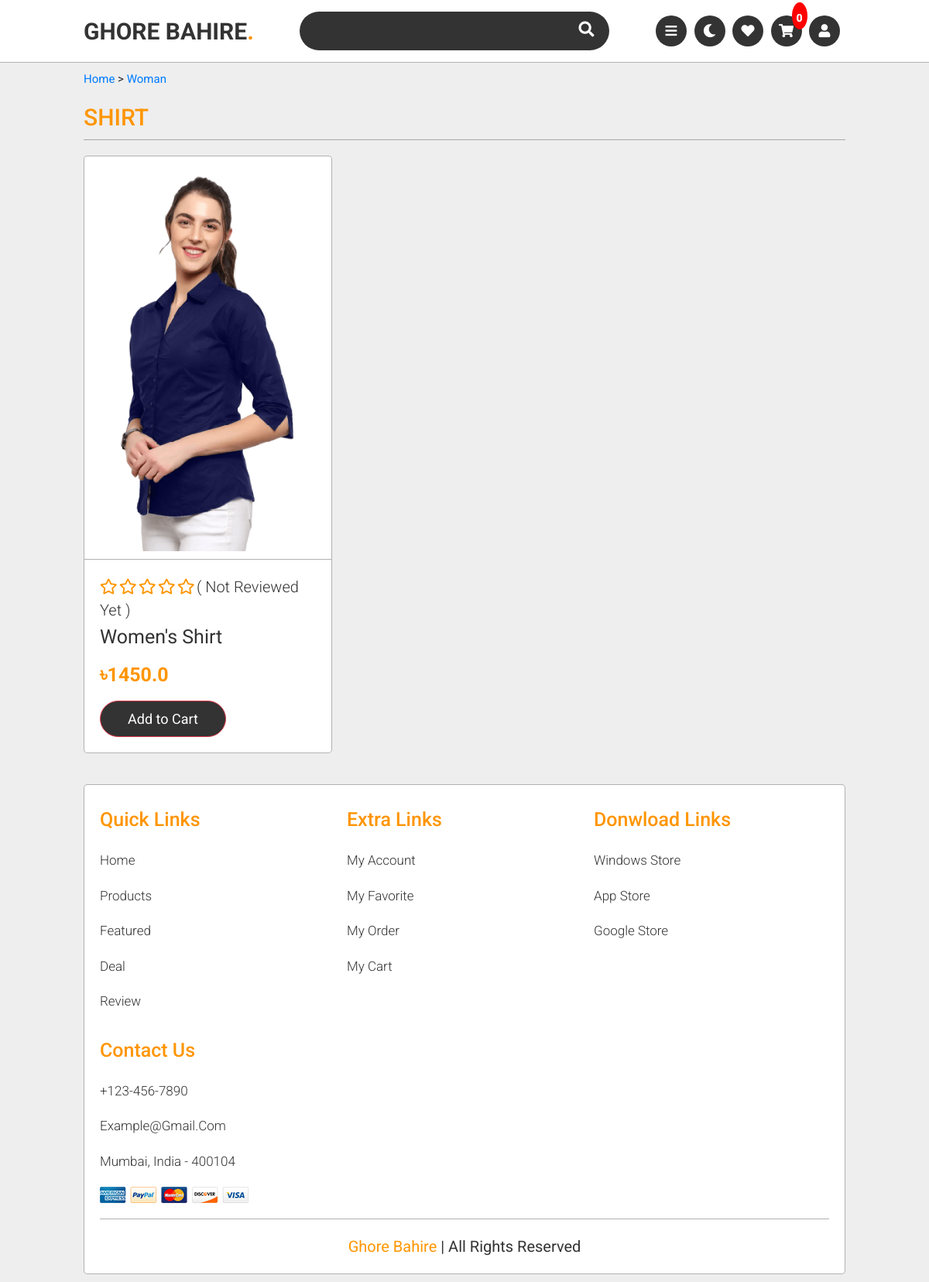
The page /category/woman/ on the database its author committed.
### store/models.py (models this page shows, shortened)
class Product(models.Model):
    FOR = (
        ('woman','Woman'),
        ('man', 'Man')
    )
    shopowner = models.ForeignKey(ShopOwner, null=True, on_delete= models.CASCADE)
    name = models.CharField(max_length=200,blank = True, null=True)
    price = models.FloatField(default=0,null=True)
    category = models.ManyToManyField(Category)
    description = models.CharField(max_length=2000, null=True,blank=True)
    date_created = models.DateTimeField(auto_now_add=True, null=True)
    quantity = models.CharField(max_length=100,blank = True, null=True)
    digital = models.BooleanField(default=False, null=True, blank=False)
    color = models.ManyToManyField(Color)
    size = models.ManyToManyField(Size)
    stock = models.IntegerField(default=0, null = True,blank = True)
    discount = models.IntegerField(default=0, null = True,blank = True)
    discount_amount = models.FloatField(default=0, null = True,blank = True)
    rate = models.FloatField(default=0, null = True,blank = True)
    featured = models.BooleanField(default=False,blank=True,null=True)
    c_for = models.CharField(max_length=200,blank=True, null=True,choices=FOR)

class Category(models.Model):
    name = models.CharField(max_length=200, null=True)

class ProductImages(models.Model):
    product =  models.ForeignKey(Product, null=True, on_delete= models.CASCADE)
    img = models.ImageField(default="product-pic.jpg",null = True,blank = True)

### store/views.py (the view)
# urls.py: path('category/<str:c_for>/',views.categoryView, name="category_view"),
def categoryView(request,*args,**kwargs):
    if request.user.is_authenticated:
        customer = request.user.customer
        order, created = Order.objects.get_or_create(customer=customer, complete=False)
        cartItems = order.get_cart_items
    else:
        cookieData = cookieCart(request)
        cartItems = cookieData['cartItems']
    products = Product.objects.filter(*args,**kwargs)
    categorys = Category.objects.all()
    c_for = kwargs.pop('c_for')
    for i in categorys:
        i.products = products.filter(category = i)
        for j in i.products:
            j.images = ProductImages.objects.filter(product = j)[:1]
            j.total_review = Review.objects.filter(product = j).count()
    context = {
        'c_for':c_for,
        'categorys':categorys,
        'i.products':i.products,
        'j.images':j.images,
        'j.total_review':j.total_review,
        'cartItems':cartItems
        }
    return render(request, "store/categoryview.html",context)

### store/utils.py (called while the page is built, shortened)
def cookieCart(request):
    try:
        cart = json.loads(request.COOKIES['cart'])
    except:
        cart = {}
    items = []
    order = {'get_cart_total':0, 'get_cart_items':0,'shipping':False}
    cartItems = order['get_cart_items']
    return {"cartItems":cartItems,"order":order,"items":items}

### store/templates/store/categoryview.html (shortened to what this page needs)
{% extends 'main.html' %}
{% block main %}
<section class="products" id="products">
    <p><a href="{% url 'store:store' %}">Home</a> > <a href="/{{c_for}}">{{c_for}}</a></p>
    {% for i in categorys %}
    {% if i.products %}
    <a href="/category/{{c_for}}/{{i.id}}"><h1 class="heading">  <span> {{i.name}}</span> </h1></a>
<div class="swiper-container product-slider gap">
    <div class="swiper-wrapper">
        {% for j in i.products %}
        <div class="swiper-slide">
            <div class="slide">
                <div class="image">
                    {% for k in j.images %}
                        <img src="{{ k.img.url }}" alt="">
                    {% endfor %}
                </div>
                <div class="content">
                    <div class="stars">
                        {% if j.rate <= 0 %}
                        <i class="far fa-star"></i>
                        <i class="far fa-star"></i>
                        <i class="far fa-star"></i>
                        <i class="far fa-star"></i>
                        <i class="far fa-star"></i>
                        {% elif j.rate <= 1 %}
                        <i class="fas fa-star"></i>
                        <i class="far fa-star"></i>
                        <i class="far fa-star"></i>
                        <i class="far fa-star"></i>
                        <i class="far fa-star"></i>
                        {% elif j.rate <= 2 %}
                        <i class="fas fa-star"></i>
                        <i class="fas fa-star"></i>
                        <i class="far fa-star"></i>
                        <i class="far fa-star"></i>
                        <i class="far fa-star"></i>
                        {% elif j.rate <= 3 %}
                        <i class="fas fa-star"></i>
                        <i class="fas fa-star"></i>
                        <i class="fas fa-star"></i>
                        <i class="far fa-star"></i>
                        <i class="far fa-star"></i>
                        {% elif j.rate <= 4 %}
                        <i class="fas fa-star"></i>
                        <i class="fas fa-star"></i>
                        <i class="fas fa-star"></i>
                        <i class="fas fa-star"></i>
                        <i class="far fa-star"></i>
                        {% else %}
                        <i class="fas fa-star"></i>
                        <i class="fas fa-star"></i>
                        <i class="fas fa-star"></i>
                        <i class="fas fa-star"></i>
                        <i class="fas fa-star"></i>
                        {% endif %}
                        <span>( {% if j.total_review == 0 %} Not reviewed yet {% else %} {{j.total_review}} reviews {% endif %} )</span>
                    </div>
                    <h3>{{j.name}}</h3>
                    <div class="price">&#2547;{{j.price}} {% if j.discount > 0 %} <span>&#2547;{{ j.demo_price }}</span> {% endif %} </div>
                    {% if j.stock <= 0 %}
                    <button class="btn btn-outline-danger btn-disabled">Add to Cart</button>
                    {% else %}
                    <button data-product={{j.id}} data-action="add" class="btn update-cart">add to cart</button>
                    {% endif %}
                </div>
            </div>
        </div>
        {% endfor %}
    </div>
</div>
{% endif %}
{% endfor %}
</section>
{% endblock %}

### static/css/style.css (style rules this page uses)
:root { --orange:#ff9500; --white-color:#fff; --black-color:#333; --light-color:rgba(0,0,0,.3); }
* { font-family: 'Roboto', sans-serif; margin:0; padding:0; box-sizing: border-box; outline: none; border:none; text-decoration: none; text-transform: capitalize; transition:.2s linear; }
html { font-size: 62.5%; overflow-x: hidden; scroll-padding-top: 7.5rem; scroll-behavior: smooth; }
body { background:#eee; }
section { padding:1rem 9%; }
.heading { padding:1rem 0; margin-bottom: 2rem; border-bottom: .1rem solid var(--light-color); font-size: 3rem; color:var(--black-color); text-transform: uppercase; }
.heading span { color:var(--orange); text-transform: uppercase; }
.btn { display: inline-block; margin-top: 1rem; border-radius: 5rem; background: var(--black-color); color:var(--white-color); font-size: 1.8rem; padding:.9rem 3.5rem; cursor: pointer; }
.products .product-slider .slide { overflow: hidden; position: relative; border:.1rem solid var(--light-color); border-radius: .5rem; background: var(--white-color); }
.products .product-slider .slide .image { padding:1rem; }
.products .product-slider .slide .image img { height: 50rem; width: 100%; object-fit: cover; }
.products .product-slider .slide .content { padding:2rem; border-top: .1rem solid var(--light-color); }
.products .product-slider .slide .content .stars i { font-size: 2rem; color:var(--orange); }
.products .product-slider .slide .content .stars span { font-size: 2rem; color:var(--black-color); font-weight: 300; }
.products .product-slider .slide .content h3 { color:var(--black-color); font-weight: normal; font-size: 2.5rem; padding:.5rem 0; }
.products .product-slider .slide .content .price { color:var(--orange); font-weight: bolder; font-size: 2.5rem; padding:.5rem 0; }
.products .gap { margin-bottom: 2rem; overflow: hidden; }

### store/templates/main.html (style rules this page uses)
p { font-size: 1.5em; }

### rows shown on the page
Product: c_for "Woman", rate 0 (drawn), shows "Not Reviewed Yet", name "Women's Shirt", price "1450.0", stock "Add to Cart"
Category: name "SHIRT"
ProductImages: img (picture)

### other values the page prints
{{ cartItems }} "0"
